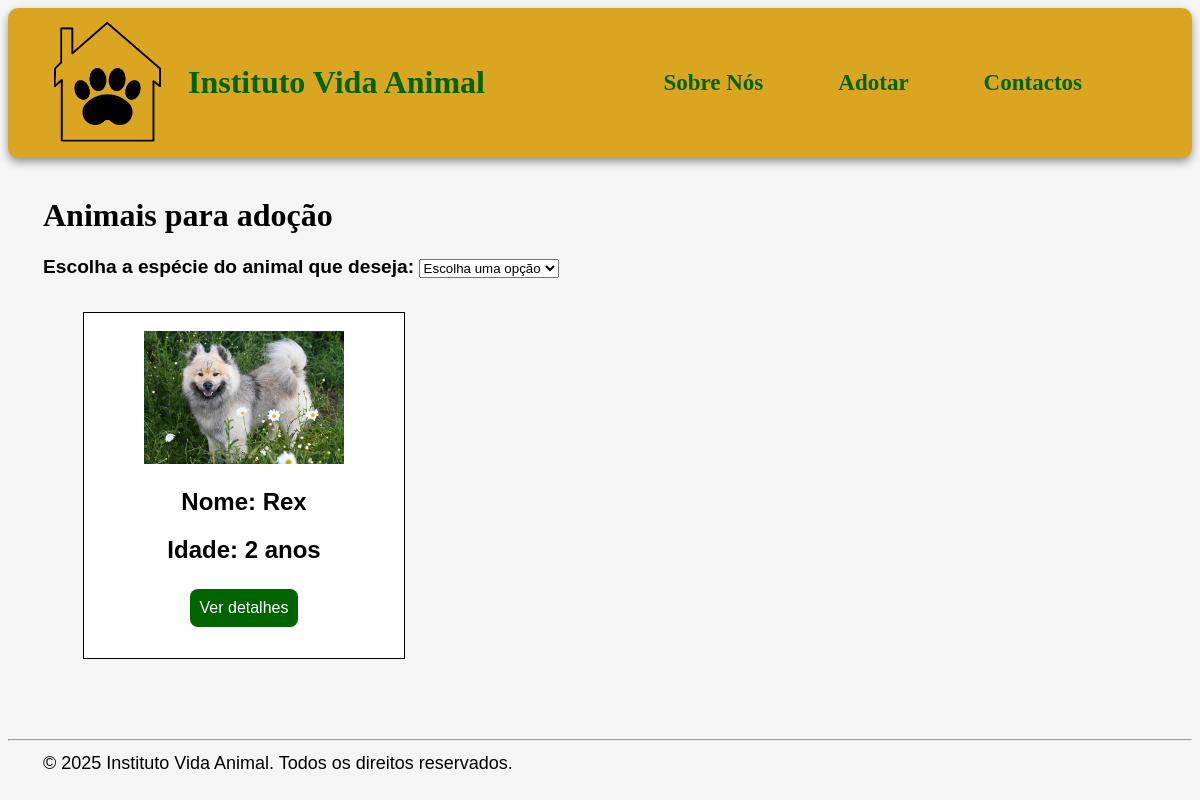
/adotar/, run on an earlier commit of the app's database.
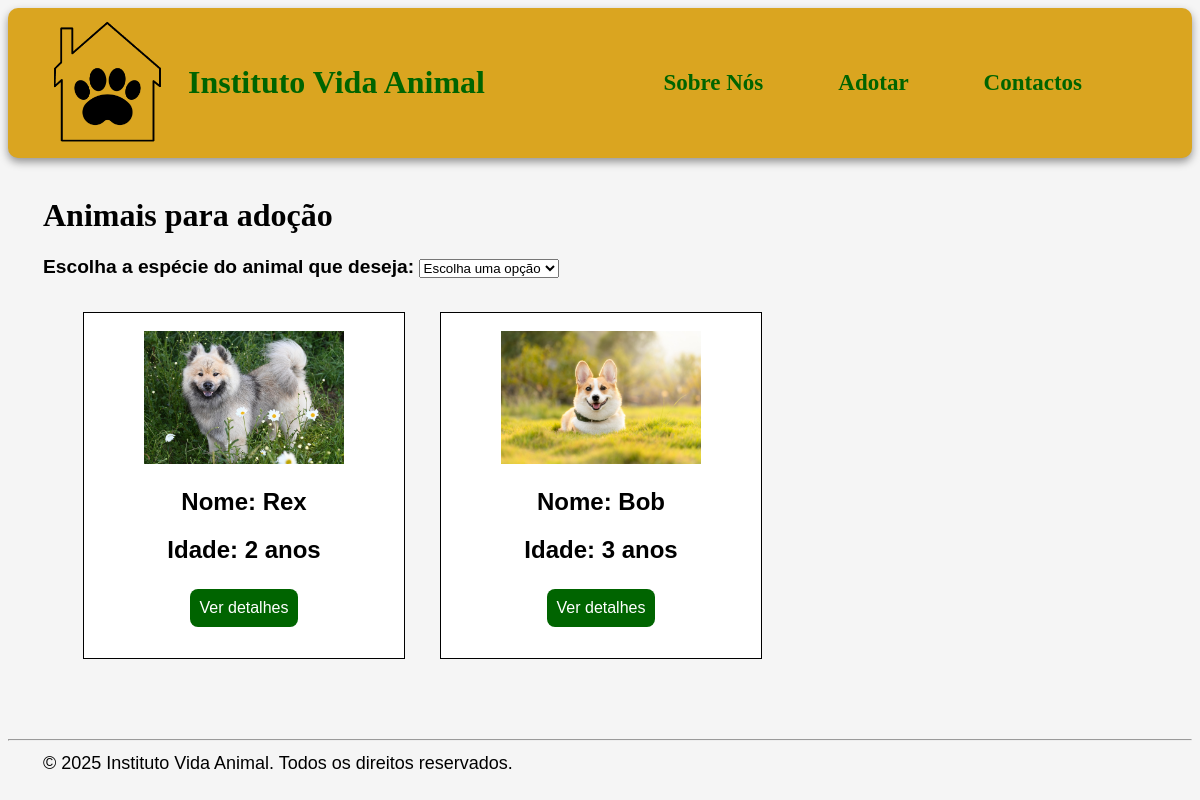
And on a later commit of the database.
### app_adocao/models.py (models this page shows, shortened)
class Animal(models.Model):
    nome = models.CharField(max_length=100)
    idade = models.IntegerField()
    especie = models.CharField(max_length=50)
    descricao = models.TextField()
    imagem = models.ImageField(upload_to='imgAnimal/')

### app_adocao/views.py (the view)
# urls.py: path('adotar/', views.adotar, name='adotar'),  # lista de animais
def adotar(request):
    animais = Animal.objects.all()
    return render(request, 'site/adotar.html', {'animais': animais})

### app_adocao/templates/site/adotar.html (shortened to what this page needs)
<!DOCTYPE html>
<html>
    <head>
        {% load static %}
        <link rel="stylesheet" href="{% static 'css/style.css' %}">
    </head>
    <body>
        <header class="cabecalho">
            <div style="gap: 20px; display: flex; align-items: center;">
                <img src="{% static 'imagens/logo.png' %}" alt="Logo do Instituto Vida Animal" class="logo">
                <a class="home" style="font-size: 32px; font-family: cursive; font-weight: bolder;" href="/"> Instituto Vida Animal </a>
            </div>
            <nav>
                <a style="font-size: 23px;" href="../sobreNos">Sobre Nós</a>
                <a style="font-size: 23px;" href="../adotar">Adotar</a>
                <a style="font-size: 23px;" href="../contactos">Contactos</a>
            </nav>
        </header>
        <br>
        <h1>Animais para adoção</h1>
        <form>
            <label style="margin-left: 35px; font-family: Arial; font-weight: bolder;">Escolha a espécie do animal que deseja:</label>
            <select>
                <option style="font-size: small;" value="vazio">Escolha uma opção</option>
            </select>
        </form>
        <br>
        <ul  class="lista-animais">
            {% for animal in animais %}
                <li>
                        <div class="caixa">
                            <br>
                            {% if animal.imagem %}
                                <img src="{{ animal.imagem.url }}" alt="Imagem de {{ animal.nome }}" width="200">
                            {% endif %}
                            <h2> Nome: {{ animal.nome }} </h2>
                            <h2> Idade: {{ animal.idade }} anos</h2>
                            <button style="background-color: darkgreen; border: none; padding: 10px;">
                                <a href="{% url 'animais_detalhe' animal.id %}" style="color: white; text-decoration: none;"> Ver detalhes </a>
                            </button>
                        </div>
                </li>
            {% empty %}
                <li>Não há animais cadastrados.</li>
            {% endfor %}
        </ul>
    </body>
    <br><br>
    <footer>
        <hr>
        <p>
            &copy; 2025 Instituto Vida Animal. Todos os direitos reservados.
        </p>
    </footer>
</html>

What changed in the data, as far as the page shows it:
added Animal: imagem (picture), nome "Bob", idade "3"
